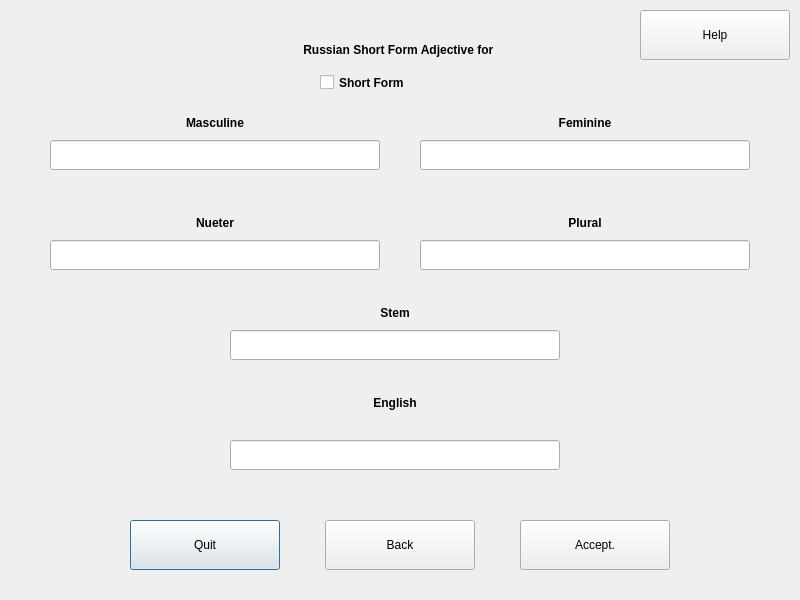
<?xml version="1.0" encoding="UTF-8"?>
<ui version="4.0">
 <class>ShortAdj</class>
 <widget class="QDialog" name="ShortAdj">
  <property name="geometry">
   <rect>
    <x>0</x>
    <y>0</y>
    <width>800</width>
    <height>600</height>
   </rect>
  </property>
  <property name="windowTitle">
   <string>Russian Short Form Adjective</string>
  </property>
  <property name="windowIcon">
   <iconset>
    <normaloff>../../../../usr/share/machinetrans/resources/logo.png</normaloff>../../../../usr/share/machinetrans/resources/logo.png</iconset>
  </property>
  <widget class="LineEditRU" name="rufemEdit">
   <property name="geometry">
    <rect>
     <x>420</x>
     <y>140</y>
     <width>330</width>
     <height>30</height>
    </rect>
   </property>
   <property name="alignment">
    <set>Qt::AlignCenter</set>
   </property>
  </widget>
  <widget class="QLabel" name="ruplurLbl">
   <property name="geometry">
    <rect>
     <x>420</x>
     <y>210</y>
     <width>330</width>
     <height>25</height>
    </rect>
   </property>
   <property name="font">
    <font>
     <weight>75</weight>
     <bold>true</bold>
    </font>
   </property>
   <property name="text">
    <string>Plural</string>
   </property>
   <property name="alignment">
    <set>Qt::AlignCenter</set>
   </property>
  </widget>
  <widget class="LineEditRU" name="ruplurEdit">
   <property name="geometry">
    <rect>
     <x>420</x>
     <y>240</y>
     <width>330</width>
     <height>30</height>
    </rect>
   </property>
   <property name="text">
    <string/>
   </property>
   <property name="alignment">
    <set>Qt::AlignCenter</set>
   </property>
  </widget>
  <widget class="QLabel" name="titleLbl">
   <property name="geometry">
    <rect>
     <x>10</x>
     <y>20</y>
     <width>780</width>
     <height>60</height>
    </rect>
   </property>
   <property name="font">
    <font>
     <weight>75</weight>
     <bold>true</bold>
    </font>
   </property>
   <property name="text">
    <string>Russian Short Form Adjective for </string>
   </property>
   <property name="alignment">
    <set>Qt::AlignCenter</set>
   </property>
  </widget>
  <widget class="LineEditRU" name="runuetEdit">
   <property name="geometry">
    <rect>
     <x>50</x>
     <y>240</y>
     <width>330</width>
     <height>30</height>
    </rect>
   </property>
   <property name="text">
    <string/>
   </property>
   <property name="alignment">
    <set>Qt::AlignCenter</set>
   </property>
  </widget>
  <widget class="LineEditRU" name="rumascEdit">
   <property name="geometry">
    <rect>
     <x>50</x>
     <y>140</y>
     <width>330</width>
     <height>30</height>
    </rect>
   </property>
   <property name="alignment">
    <set>Qt::AlignCenter</set>
   </property>
  </widget>
  <widget class="QLabel" name="rufemLbl">
   <property name="geometry">
    <rect>
     <x>420</x>
     <y>110</y>
     <width>330</width>
     <height>25</height>
    </rect>
   </property>
   <property name="font">
    <font>
     <weight>75</weight>
     <bold>true</bold>
    </font>
   </property>
   <property name="text">
    <string>Feminine</string>
   </property>
   <property name="alignment">
    <set>Qt::AlignCenter</set>
   </property>
  </widget>
  <widget class="QLabel" name="rumascLbl">
   <property name="geometry">
    <rect>
     <x>50</x>
     <y>110</y>
     <width>330</width>
     <height>25</height>
    </rect>
   </property>
   <property name="font">
    <font>
     <weight>75</weight>
     <bold>true</bold>
    </font>
   </property>
   <property name="text">
    <string>Masculine</string>
   </property>
   <property name="alignment">
    <set>Qt::AlignCenter</set>
   </property>
  </widget>
  <widget class="QLabel" name="runuetLbl">
   <property name="geometry">
    <rect>
     <x>50</x>
     <y>210</y>
     <width>330</width>
     <height>25</height>
    </rect>
   </property>
   <property name="font">
    <font>
     <weight>75</weight>
     <bold>true</bold>
    </font>
   </property>
   <property name="text">
    <string>Nueter</string>
   </property>
   <property name="alignment">
    <set>Qt::AlignCenter</set>
   </property>
  </widget>
  <widget class="QPushButton" name="quitBttn">
   <property name="geometry">
    <rect>
     <x>130</x>
     <y>520</y>
     <width>150</width>
     <height>50</height>
    </rect>
   </property>
   <property name="text">
    <string>Quit</string>
   </property>
  </widget>
  <widget class="QPushButton" name="acceptBttn">
   <property name="geometry">
    <rect>
     <x>520</x>
     <y>520</y>
     <width>150</width>
     <height>50</height>
    </rect>
   </property>
   <property name="text">
    <string>Accept.</string>
   </property>
  </widget>
  <widget class="LineEditRU" name="stemEdit">
   <property name="geometry">
    <rect>
     <x>230</x>
     <y>330</y>
     <width>330</width>
     <height>30</height>
    </rect>
   </property>
   <property name="text">
    <string/>
   </property>
   <property name="alignment">
    <set>Qt::AlignCenter</set>
   </property>
  </widget>
  <widget class="QLabel" name="engLbl">
   <property name="geometry">
    <rect>
     <x>230</x>
     <y>390</y>
     <width>330</width>
     <height>25</height>
    </rect>
   </property>
   <property name="font">
    <font>
     <weight>75</weight>
     <bold>true</bold>
    </font>
   </property>
   <property name="text">
    <string>English</string>
   </property>
   <property name="alignment">
    <set>Qt::AlignCenter</set>
   </property>
  </widget>
  <widget class="QLabel" name="stemLbl">
   <property name="geometry">
    <rect>
     <x>230</x>
     <y>300</y>
     <width>330</width>
     <height>25</height>
    </rect>
   </property>
   <property name="font">
    <font>
     <weight>75</weight>
     <bold>true</bold>
    </font>
   </property>
   <property name="text">
    <string>Stem</string>
   </property>
   <property name="alignment">
    <set>Qt::AlignCenter</set>
   </property>
  </widget>
  <widget class="QPushButton" name="helpBttn">
   <property name="geometry">
    <rect>
     <x>640</x>
     <y>10</y>
     <width>150</width>
     <height>50</height>
    </rect>
   </property>
   <property name="text">
    <string>Help</string>
   </property>
  </widget>
  <widget class="LineEditEN" name="enEdit">
   <property name="geometry">
    <rect>
     <x>230</x>
     <y>440</y>
     <width>330</width>
     <height>30</height>
    </rect>
   </property>
   <property name="text">
    <string/>
   </property>
   <property name="alignment">
    <set>Qt::AlignCenter</set>
   </property>
  </widget>
  <widget class="QPushButton" name="backBttn">
   <property name="geometry">
    <rect>
     <x>325</x>
     <y>520</y>
     <width>150</width>
     <height>50</height>
    </rect>
   </property>
   <property name="text">
    <string>Back</string>
   </property>
  </widget>
  <widget class="QCheckBox" name="shortCheck">
   <property name="geometry">
    <rect>
     <x>320</x>
     <y>70</y>
     <width>160</width>
     <height>25</height>
    </rect>
   </property>
   <property name="font">
    <font>
     <weight>75</weight>
     <bold>true</bold>
    </font>
   </property>
   <property name="text">
    <string>Short Form</string>
   </property>
   <property name="checked">
    <bool>false</bool>
   </property>
  </widget>
 </widget>
 <customwidgets>
  <customwidget>
   <class>LineEditRU</class>
   <extends>QLineEdit</extends>
   <header>machinetrans.lineeditru</header>
  </customwidget>
  <customwidget>
   <class>LineEditEN</class>
   <extends>QLineEdit</extends>
   <header>machinetrans.lineediten</header>
  </customwidget>
 </customwidgets>
 <tabstops>
  <tabstop>helpBttn</tabstop>
  <tabstop>rumascEdit</tabstop>
  <tabstop>rufemEdit</tabstop>
  <tabstop>runuetEdit</tabstop>
  <tabstop>ruplurEdit</tabstop>
  <tabstop>stemEdit</tabstop>
  <tabstop>enEdit</tabstop>
  <tabstop>quitBttn</tabstop>
  <tabstop>acceptBttn</tabstop>
 </tabstops>
 <resources/>
 <connections/>
</ui>
